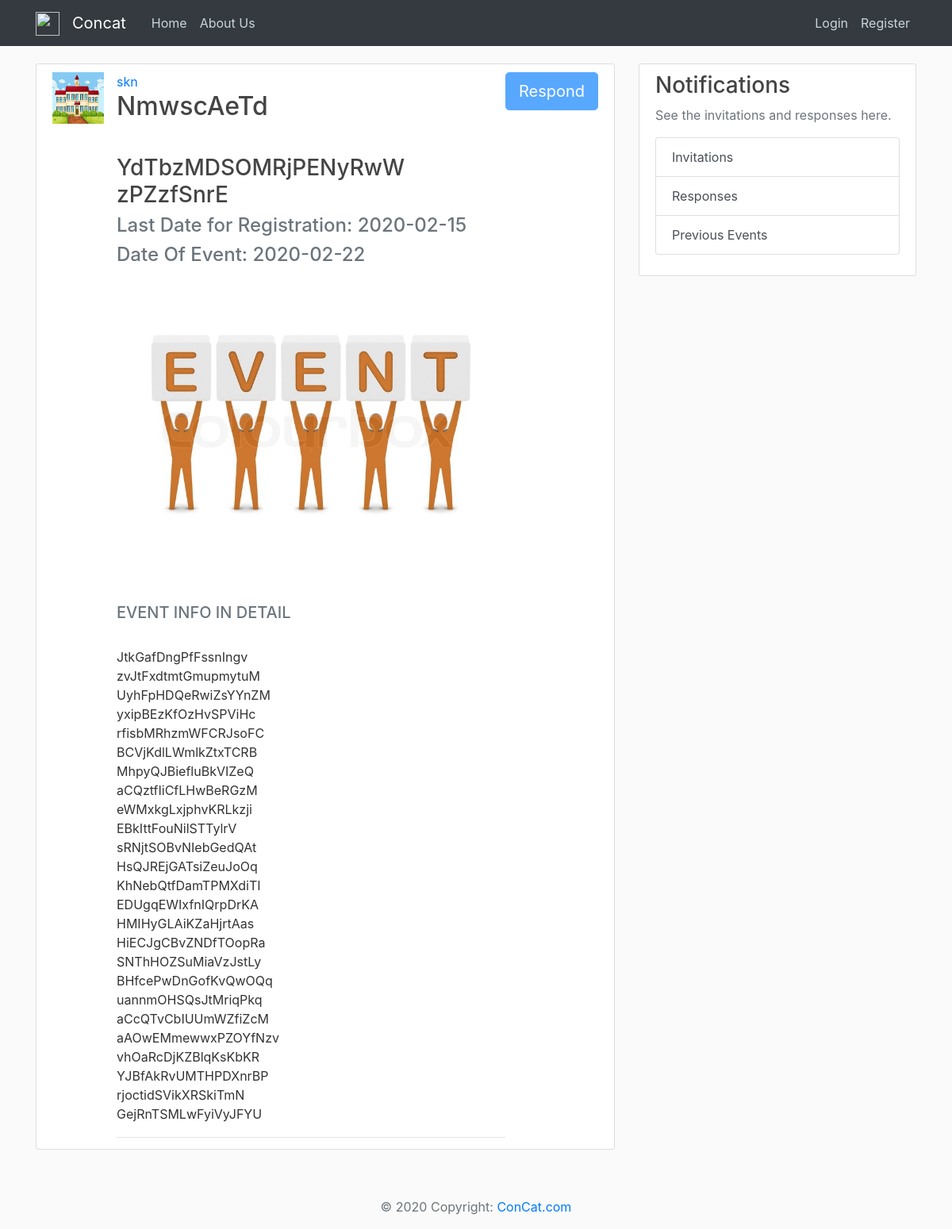
The app's page /event/11 with its own data.
### FlaskApp/models.py (models this page shows, shortened)
class Institute(db.Model , UserMixin):
	id = db.Column(db.Integer , primary_key = True)
	ins_name = db.Column(db.String(70),unique = True,nullable = False)
	admin_name = db.Column(db.String(50),nullable = False)
	address = db.Column(db.String(100),nullable=False)
	mobile_no = db.Column(db.Integer,unique = True,nullable=False)
	no_of_students = db.Column(db.Integer,nullable=False)
	no_of_staff = db.Column(db.Integer,nullable=False)
	email = db.Column(db.String(120),unique = True,nullable = False)
	password = db.Column(db.String(60),nullable=False)
	scope = db.Column(db.String(200),nullable=False)
	ins_img = db.Column(db.String(20), default='default.jpg')
	posts = db.relationship('Event',backref='host',lazy=True)

class Event(db.Model):
	id = db.Column(db.Integer , primary_key = True)
	title = db.Column(db.String(70),nullable = False)
	short_disc = db.Column(db.String(150),nullable = False)
	long_disc = db.Column(db.String(2000),nullable=False)
	poster = db.Column(db.String(20), default='default.jpg')
	reg_last_date = db.Column(db.DateTime , nullable=False)
	event_date = db.Column(db.DateTime , nullable=False)
	ins_id = db.Column(db.Integer,db.ForeignKey('institute.id'),nullable=False)

### FlaskApp/routes.py (the view)
@app.route("/event/<int:event_id>")
def event(event_id):
		event = Event.query.get_or_404(event_id)
		return render_template('event.html',title=event.title , event = event)

### FlaskApp/templates/event.html
{% extends "layout.html" %}
{% block content %}
<article class="media content-section">
  <img class = "rounded_circle article-img" src="{{ url_for('static' , filename = 'ins_profiles/'+event.host.ins_img) }} ">
  <div class="media-body">
    <div class="article-metadata">
      <a class="mr-2" href="{{ url_for('institute_info' , ins_id = event.host.id ) }}">{{ event.host.ins_name }}</a>
    <h2 class="article-title">{{ event.title }}</h2>
    <h3 class="article-content">{{ event.short_disc }}</h3>
    <h4 class="text-muted">Last Date for Registration: {{ event.reg_last_date.strftime('%Y-%m-%d') }}</h4>
    <h4 class="text-muted">Date Of Event: {{ event.event_date.strftime('%Y-%m-%d') }}</h4>
    <figure class="figure">
    <img src="{{ url_for('static',filename='event_posters/'+event.poster) }}" class="figure-img img-fluid rounded">
    </figure>
    <h5 class="text-muted">EVENT INFO IN DETAIL</h5>
    <p class="article-content">{{ event.long_disc }}</p>
    </div>
  </div>
  {% if current_user.is_authenticated %}
  <a href="{{ url_for('response') }}" class="btn btn-primary btn-lg active" role="button" aria-pressed="true">Respond</a>
  {% else %}
  <a href="#" class="btn btn-primary btn-lg disabled" role="button" aria-pressed="true">Respond</a>
  {% endif %}
</article>
{% endblock content %}

### FlaskApp/static/main.css (style rules this page uses)
body { background: #fafafa; color: #333333; margin-top: 5rem; }
h1, h2, h3, h4, h5, h6 { color: #444444; }
.content-section { background: #ffffff; padding: 10px 20px; border: 1px solid #dddddd; border-radius: 3px; margin-bottom: 20px; }
.article-title { color: #444444; }
.article-content { white-space: pre-line; }
.article-img { height: 65px; width: 65px; margin-right: 16px; }
.article-metadata { padding-bottom: 1px; margin-bottom: 4px; border-bottom: 1px solid #e3e3e3 }

### records on screen
Institute: ins_img (placeholder picture), host.ins_name "skn"
Event: title "NmwscAeTd", short_disc "YdTbzMDSOMRjPENyRwW zPZzfSnrE", reg_last_date "2020-02-15", event_date "2020-02-22", poster (placeholder picture), long_disc "JtkGafDngPfFssnIngv zvJtFxdtmtGmupmytuM UyhFpHDQeRwiZsYYnZM yxipBEzKfOzHvSPViHc rfisbMRhzmWFCRJsoFC BCVjKdlLWmlkZtxTCRB MhpyQJBiefluBkVIZeQ aCQztfIiCfLHwBeRGzM eWMxkgLxjphvKRLkzji EBkIttFouNilSTTylrV sRNjtSOBvNIebGedQAt HsQJREjGATsiZeuJoOq KhNebQtfDamTPMXdiTI EDUgqEWIxfnIQrpDrKA HMIHyGLAiKZaHjrtAas HiECJgCBvZNDfTOopRa SNThHOZSuMiaVzJstLy BHfcePwDnGofKvQwOQq uannmOHSQsJtMriqPkq aCcQTvCbIUUmWZfiZcM aAOwEMmewwxPZOYfNzv vhOaRcDjKZBlqKsKbKR YJBfAkRvUMTHPDXnrBP rjoctidSVikXRSkiTmN GejRnTSMLwFyiVyJFYU"
